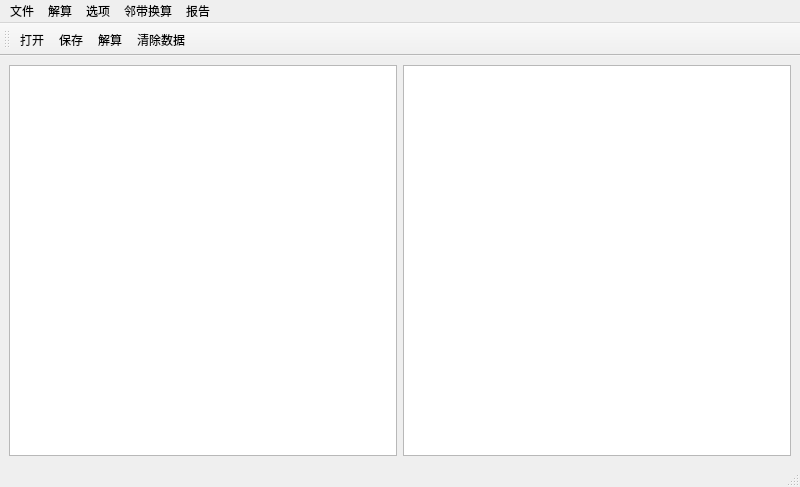
<?xml version="1.0" encoding="UTF-8"?>
<ui version="4.0">
 <class>MainWindow</class>
 <widget class="QMainWindow" name="MainWindow">
  <property name="geometry">
   <rect>
    <x>0</x>
    <y>0</y>
    <width>800</width>
    <height>487</height>
   </rect>
  </property>
  <property name="windowTitle">
   <string>高斯坐标投影转换</string>
  </property>
  <widget class="QWidget" name="centralwidget">
   <layout class="QHBoxLayout" name="horizontalLayout">
    <item>
     <widget class="QTableWidget" name="tableWidget"/>
    </item>
    <item>
     <widget class="QTableWidget" name="tableWidget_2"/>
    </item>
   </layout>
  </widget>
  <widget class="QMenuBar" name="menubar">
   <property name="geometry">
    <rect>
     <x>0</x>
     <y>0</y>
     <width>800</width>
     <height>22</height>
    </rect>
   </property>
   <widget class="QMenu" name="menu">
    <property name="title">
     <string>文件</string>
    </property>
    <addaction name="actionopen"/>
    <addaction name="actionsave"/>
    <addaction name="actionclose"/>
   </widget>
   <widget class="QMenu" name="menu_2">
    <property name="title">
     <string>解算</string>
    </property>
   </widget>
   <widget class="QMenu" name="menu_3">
    <property name="title">
     <string>选项</string>
    </property>
    <widget class="QMenu" name="menu_ellchcek">
     <property name="title">
      <string>椭球选择</string>
     </property>
     <addaction name="actionkelasuofu"/>
     <addaction name="actionIUGG1975"/>
     <addaction name="actionCGCS2000"/>
    </widget>
    <widget class="QMenu" name="menu_gocheck">
     <property name="title">
      <string>功能选择</string>
     </property>
     <addaction name="actiontrans3_6"/>
     <addaction name="actiontrans6_3"/>
    </widget>
    <addaction name="menu_gocheck"/>
    <addaction name="menu_ellchcek"/>
    <addaction name="actionclean"/>
   </widget>
   <widget class="QMenu" name="menu_4">
    <property name="title">
     <string>邻带换算</string>
    </property>
   </widget>
   <widget class="QMenu" name="menu_5">
    <property name="title">
     <string>报告</string>
    </property>
   </widget>
   <addaction name="menu"/>
   <addaction name="menu_2"/>
   <addaction name="menu_3"/>
   <addaction name="menu_4"/>
   <addaction name="menu_5"/>
  </widget>
  <widget class="QStatusBar" name="statusbar"/>
  <widget class="QToolBar" name="toolBar">
   <property name="windowTitle">
    <string>toolBar</string>
   </property>
   <attribute name="toolBarArea">
    <enum>TopToolBarArea</enum>
   </attribute>
   <attribute name="toolBarBreak">
    <bool>false</bool>
   </attribute>
   <addaction name="actionopen"/>
   <addaction name="actionsave"/>
   <addaction name="action"/>
   <addaction name="actionclean"/>
  </widget>
  <action name="actionopen">
   <property name="text">
    <string>打开</string>
   </property>
  </action>
  <action name="actionsave">
   <property name="text">
    <string>保存</string>
   </property>
  </action>
  <action name="actionclose">
   <property name="text">
    <string>关闭</string>
   </property>
  </action>
  <action name="actionclean">
   <property name="text">
    <string>清除数据</string>
   </property>
  </action>
  <action name="actiontrans3_6">
   <property name="checkable">
    <bool>true</bool>
   </property>
   <property name="checked">
    <bool>true</bool>
   </property>
   <property name="enabled">
    <bool>false</bool>
   </property>
   <property name="text">
    <string>trans3-6</string>
   </property>
  </action>
  <action name="actiontrans6_3">
   <property name="checkable">
    <bool>true</bool>
   </property>
   <property name="enabled">
    <bool>true</bool>
   </property>
   <property name="text">
    <string>trans6-3</string>
   </property>
  </action>
  <action name="actionkelasuofu">
   <property name="checkable">
    <bool>true</bool>
   </property>
   <property name="checked">
    <bool>true</bool>
   </property>
   <property name="text">
    <string>kelasuofu</string>
   </property>
  </action>
  <action name="actionIUGG1975">
   <property name="checkable">
    <bool>true</bool>
   </property>
   <property name="text">
    <string>IUGG1975</string>
   </property>
  </action>
  <action name="actionCGCS2000">
   <property name="checkable">
    <bool>true</bool>
   </property>
   <property name="text">
    <string>CGCS2000</string>
   </property>
  </action>
  <action name="action">
   <property name="text">
    <string>解算</string>
   </property>
  </action>
 </widget>
 <resources/>
 <connections>
  <connection>
   <sender>actionclose</sender>
   <signal>triggered(bool)</signal>
   <receiver>MainWindow</receiver>
   <slot>close()</slot>
   <hints>
    <hint type="sourcelabel">
     <x>137</x>
     <y>70</y>
    </hint>
    <hint type="destinationlabel">
     <x>399</x>
     <y>243</y>
    </hint>
   </hints>
  </connection>
 </connections>
</ui>
